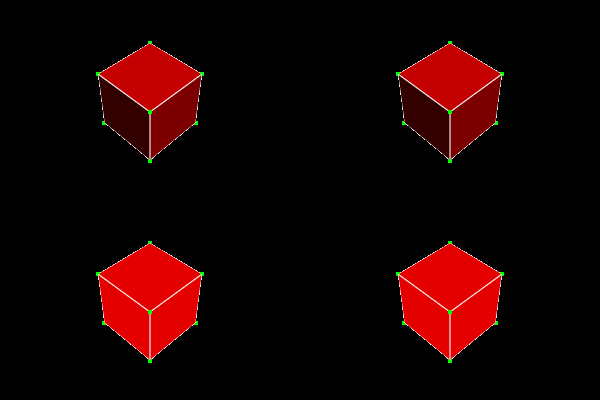

The Python source for this figure:
#!/usr/bin/env python

# Test coincident topology offset for edges/vertices on cubes with different mappers.

import vtkmodules.vtkInteractionStyle  # noqa: F401
import vtkmodules.vtkRenderingFreeType  # noqa: F401
import vtkmodules.vtkRenderingOpenGL2  # noqa: F401

from vtkmodules.vtkCommonDataModel import vtkMultiBlockDataSet
from vtkmodules.vtkCommonExecutionModel import vtkTrivialProducer
from vtkmodules.vtkCommonTransforms import vtkTransform
from vtkmodules.vtkFiltersGeneral import vtkTransformPolyDataFilter
from vtkmodules.vtkFiltersSources import vtkCubeSource
from vtkmodules.vtkRenderingCore import (
    vtkActor,
    vtkCompositePolyDataMapper,
    vtkLight,
    vtkPolyDataMapper,
    vtkProperty,
    vtkRenderWindow,
    vtkRenderWindowInteractor,
    vtkRenderer,
)

# Cube source
cube = vtkCubeSource()
rib = 1.0
cube.SetBounds(-rib / 2, rib / 2, -rib / 2, rib / 2, -rib / 2, rib / 2)
cube.SetCenter(0, 0, 0)
cube.Update()

# Rotate the cube
transform = vtkTransform()
transform.Identity()
transform.RotateX(45)
transform.RotateY(45)

transformer = vtkTransformPolyDataFilter()
transformer.SetInputConnection(cube.GetOutputPort())
transformer.SetTransform(transform)
transformer.Update()

# Multi-block for composite mapper
mbd = vtkMultiBlockDataSet()
mbd.SetNumberOfBlocks(1)
mbd.SetBlock(0, transformer.GetOutput())

source = vtkTrivialProducer()
source.SetOutput(mbd)

# Mappers
poly_mapper = vtkPolyDataMapper()
poly_mapper.SetInputConnection(transformer.GetOutputPort())
poly_mapper.SetRelativeCoincidentTopologyPolygonOffsetParameters(0, 2)

mbd_mapper = vtkCompositePolyDataMapper()
mbd_mapper.SetInputConnection(source.GetOutputPort())
mbd_mapper.SetRelativeCoincidentTopologyPolygonOffsetParameters(0, 2)

# Property without lighting
p1 = vtkProperty()
p1.SetColor(1, 0, 0)
p1.LightingOff()
p1.SetAmbient(0.2)
p1.SetDiffuse(0.7)
p1.SetSpecular(0.4)
p1.SetSpecularPower(35)
p1.EdgeVisibilityOn()
p1.SetEdgeColor(1, 1, 1)
p1.VertexVisibilityOn()
p1.SetVertexColor(0, 1, 0)
p1.SetPointSize(4)

# Property with lighting
p2 = vtkProperty()
p2.DeepCopy(p1)
p2.LightingOn()

light = vtkLight()
light.SetPosition(1, 1, 1)

# Poly mapper — bottom (no lighting)
actor_poly_bot = vtkActor()
actor_poly_bot.SetMapper(poly_mapper)
actor_poly_bot.SetProperty(p1)

renderer_poly_bot = vtkRenderer()
renderer_poly_bot.AddActor(actor_poly_bot)
renderer_poly_bot.RemoveAllLights()
renderer_poly_bot.SetViewport(0, 0, 0.5, 0.5)

# Poly mapper — top (with lighting)
actor_poly_top = vtkActor()
actor_poly_top.SetMapper(poly_mapper)
actor_poly_top.SetProperty(p2)

renderer_poly_top = vtkRenderer()
renderer_poly_top.AddActor(actor_poly_top)
renderer_poly_top.RemoveAllLights()
renderer_poly_top.SetViewport(0, 0.5, 0.5, 1.0)

# Composite mapper — bottom (no lighting)
actor_mbd_bot = vtkActor()
actor_mbd_bot.SetMapper(mbd_mapper)
actor_mbd_bot.SetProperty(p1)

renderer_mbd_bot = vtkRenderer()
renderer_mbd_bot.AddActor(actor_mbd_bot)
renderer_mbd_bot.RemoveAllLights()
renderer_mbd_bot.SetViewport(0.5, 0, 1.0, 0.5)

# Composite mapper — top (with lighting)
actor_mbd_top = vtkActor()
actor_mbd_top.SetMapper(mbd_mapper)
actor_mbd_top.SetProperty(p2)

renderer_mbd_top = vtkRenderer()
renderer_mbd_top.AddActor(actor_mbd_top)
renderer_mbd_top.RemoveAllLights()
renderer_mbd_top.SetViewport(0.5, 0.5, 1.0, 1.0)

render_window = vtkRenderWindow()
render_window.SetSize(600, 400)
render_window.AddRenderer(renderer_poly_bot)
render_window.AddRenderer(renderer_poly_top)
render_window.AddRenderer(renderer_mbd_bot)
render_window.AddRenderer(renderer_mbd_top)
render_window.SetWindowName("topology resolution")

interactor = vtkRenderWindowInteractor()
interactor.SetRenderWindow(render_window)

# Scene
renderer_poly_bot.AddLight(light)
renderer_poly_top.AddLight(light)
renderer_mbd_bot.AddLight(light)
renderer_mbd_top.AddLight(light)

interactor.Initialize()
interactor.Start()
